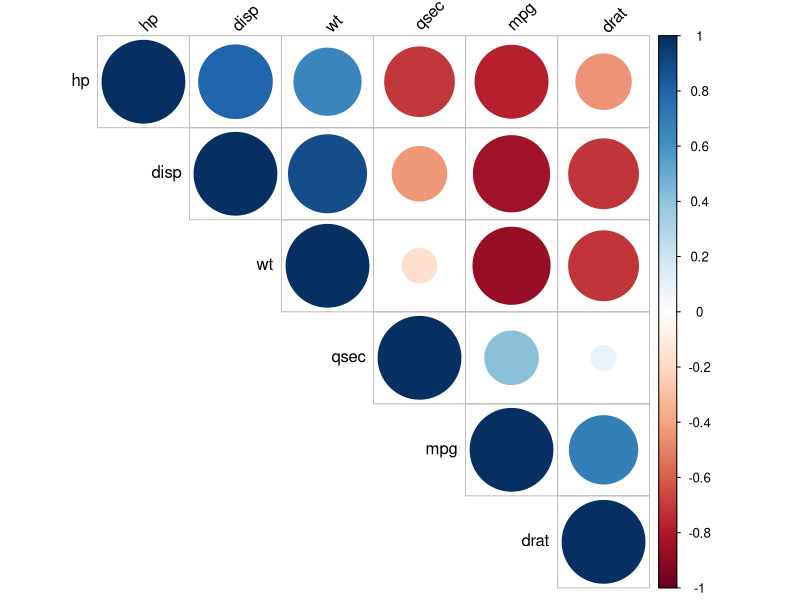
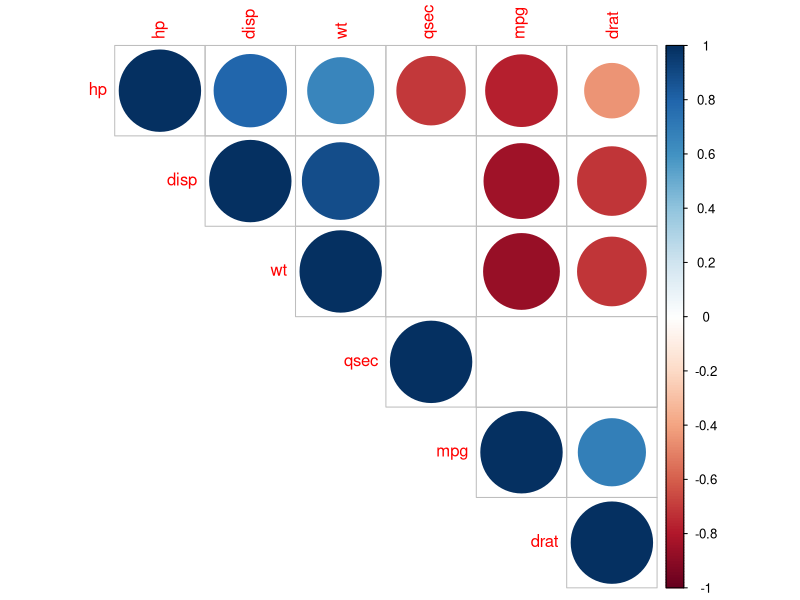

Write R code to recreate these figures, in order. (Note: this script raises an error after producing the figures.)
#creating a correlation matrix from this website: http://www.sthda.com/english/wiki/correlation-matrix-a-quick-start-guide-to-analyze-format-and-visualize-a-correlation-matrix-using-r-software

#load from built-in R dataset mtcars
data("mtcars")
my_data <- mtcars[ , c(1,3,4,5,6,7)]

#compute correlation matrix, round to 2 decimal places
res <- cor(my_data)
round(res, 2)

#note: if missing values, use this code: cor(my_data, use = "complete.obs")

#compute the correlation matrix with significance levels

#to do this, we need the rcorr() function in the Hmisc package
#recall, the p-values are the significance values of the correlations. 
#A p-value is a measure of the probability that an observed difference could have occurred just by random chance.
#The lower the p-value, the greater the statistical significance of the observed difference.

library("Hmisc") 
res2 <- rcorr(as.matrix(my_data))
res2

#visualizing the correlation matrix in a correlogram
#we need the function corrplot() from the corrplot package

library("corrplot")

corrplot(res, type = "upper", order = "hclust", 
         tl.col = "black", tl.srt = 45)

#Positive correlations are displayed in blue and negative correlations in red color. 
#Color intensity and the size of the circle are proportional to the correlation coefficients. 
#In the right side of the correlogram, the legend color shows the correlation coefficients and the corresponding colors.

#correlogram combined with significance test
#correlations below a certain threshold are left blank

corrplot(res2$r, type="upper", order="hclust", 
         p.mat = res2$P, sig.level = 0.01, insig = "blank")

#switching to the "ellipse" method of correlogram
corrplot(res2$r, type="upper", order="hclust", method = "ellipse",
        p.mat = res2$P, sig.level = 0.01, insig = "blank")
